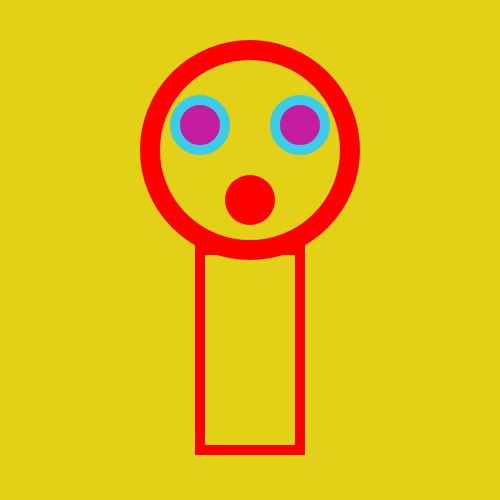
Frame 1 (no input)
Frame 60 (no input): identical to frame 1, image omitted
Frame 120 (the mouse pressed at the canvas centre since frame 60): identical to frame 1, image omitted

The p5.js sketch that drew this single still picture (run headless with seeded random() and noise() and a simulated clock; from frame 60 on, the mouse is pressed at the canvas centre):

// p5.js sketch
// ── sketch.js
/* self portrait
*/

function setup() {
    createCanvas(500, 500);
}

function draw() {
//eyes
    background("#e2d116");
    fill("#c41da2");
    stroke("#3acde8");
    strokeWeight(10);
    ellipse(200,125,50,50);
    ellipse(300,125,50,50);
//mouth
    fill("#FF0000");
    noStroke();
    ellipse(250, 200, 50, 50);
//head
    noFill();
    stroke("#FF0000");
    strokeWeight(20);
    ellipse(250,150, 200, 200);
//body
    noFill();
    stroke("#FF0000");
    strokeWeight(10);
    rect(200, 250, 100, 200);
//arms
    
}
